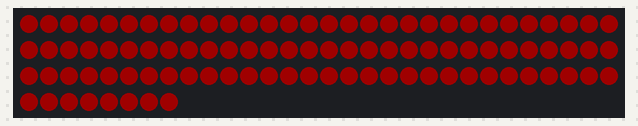
A sketch run on a simulated Arduino Uno, built with avr-gcc and run on an emulated ATmega328P. Shown: 98 RGB LEDs in strip order, left to right, continuing on the next row. Dim RGB values are drawn brighter than linear; random numbers use the default seed unless the sketch sets one.

Above: at 1.16 s.
At 13.05 s:
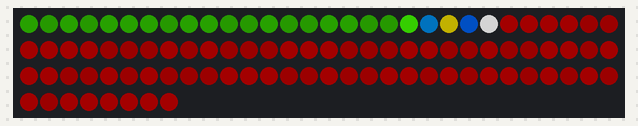
At 19.31 s:
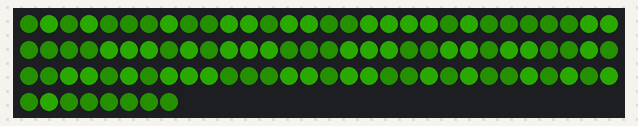
At 24.13 s:
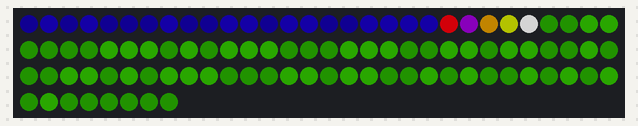
At 28.69 s:
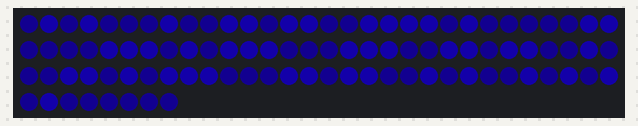
At 37.23 s:
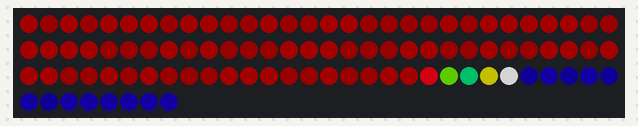

The sketch:

pixie_dust.ino
```cpp
/* f/x Pixie Dust for FastLED
 *
 * By: rocketsan
 *
 * Date: December, 2017
 *
 * replication from youtube video by Stephen Culley:
 * https://www.youtube.com/watch?v=3Io4OeBP2GQ
 *
 */

#include <FastLED.h>

#define NUM_LEDS     98
#define PIN          6
#define BRIGHTNESS   128

#define time4RotateColor 10                     // time interval for color rotate in seconds (R->G->B)

CRGB leds[NUM_LEDS];

enum { GettingBrighter, GettingDimmerAgain };
uint8_t PixelState[NUM_LEDS];                   // for dimming effect
int16_t brightness_val[NUM_LEDS];               // for dimming effect
int16_t hue_val[NUM_LEDS];                      // for "rotate color" effect

CHSV mainHSVColor;
uint8_t deltaUp = 2;                            // for dimming effect
uint8_t deltaDown = 2;                          // for dimming effect
uint8_t dustSize = 5;                           // (+1 white)
uint8_t baseVal;
uint8_t peakVal;
unsigned long last_switch_time;
uint8_t dustPos = 255; // over limits

void setup() {
  delay(1000);                                  // Soft startup to ease the flow of electrons.
  Serial.begin(115200);

  FastLED.addLeds<WS2811, PIN, RGB>(leds, NUM_LEDS);
  FastLED.setBrightness(BRIGHTNESS);

  FastLED.clear();

  //mainHSVColor = rgb2hsv_approximate(CRGB(255,0,0));  //convert rgb to hsv
  mainHSVColor = CHSV(0,255,128); // RED

  fill_solid( leds, NUM_LEDS, mainHSVColor);
  FastLED.show();

  baseVal = mainHSVColor.val - 32;              // low brightness amplitude
  peakVal = mainHSVColor.val + 32;              // high brightness amplitude

  // init arrays
  for(uint16_t i=0; i<NUM_LEDS; i++) {
    PixelState[i] = (random8(2)==0) ? GettingBrighter : GettingDimmerAgain;
    brightness_val[i] = mainHSVColor.val;
    hue_val[i] = mainHSVColor.hue;
  }

  last_switch_time=millis();
}

void loop() {
  pixie_dust();

  delay(30);
  FastLED.show();  //Update display
}

uint8_t next_color(uint8_t hue) {
  if (hue==0) return 85; // R->G
  if (hue==85) return 171; // G->B
  if (hue==171) return 0; // B->R
}

void pixie_dust() {
  uint8_t curSec = (millis()-last_switch_time)/1000;
  if (curSec>time4RotateColor && dustPos>=NUM_LEDS) {
     dustPos = 0; // start dust!
     last_switch_time=millis();
  }

  for(uint16_t i=0; i<NUM_LEDS; i++) {
    if( PixelState[i] == GettingBrighter ) {
      if( brightness_val[i] >= peakVal ) {
        PixelState[i] = GettingDimmerAgain;
      } else {
        brightness_val[i] = qadd8(brightness_val[i], deltaUp); // not to exceed the 255 value
      }
    } else if( PixelState[i] == GettingDimmerAgain ) {
      if( brightness_val[i] <= baseVal ) {
        PixelState[i] = GettingBrighter;
        brightness_val[i] = baseVal;
      } else {
        brightness_val[i] -= deltaDown;
      }
    }
    leds[i] = CHSV(hue_val[i],255,brightness_val[i]);
  }

  // move dust up over the led srtip
  if (dustPos<NUM_LEDS) {
    leds[dustPos] = rgb2hsv_approximate(CRGB(255,255,255)); // bright white
    hue_val[dustPos] = next_color(hue_val[dustPos]);
  }

  // display dust tail
  for (uint8_t k=1;k<dustSize;k++)
    if (dustPos-k>=0 && dustPos-k<NUM_LEDS)
      leds[dustPos-k] = CHSV(random8(), 255, 255); // random color

  if (dustPos<NUM_LEDS+dustSize-1) dustPos++; // move dust upper
}
```
